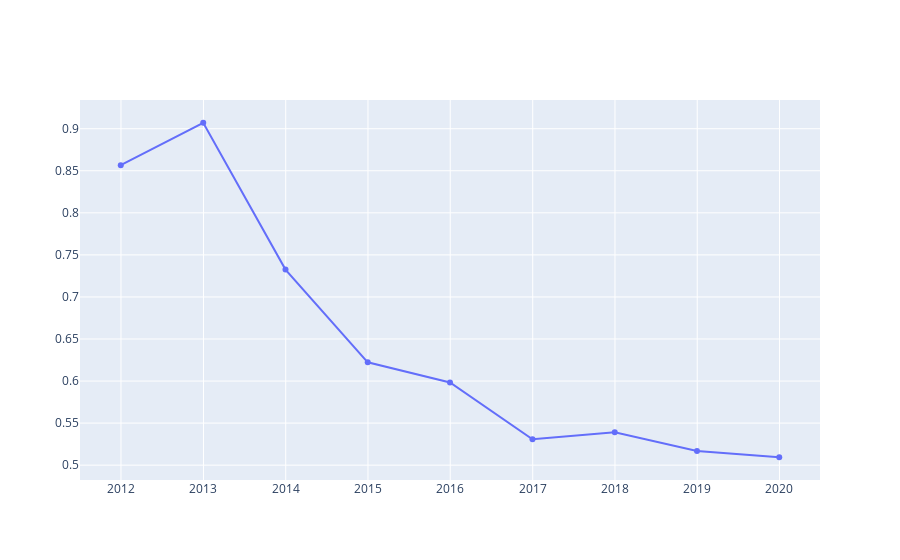

Notebook code for this chart:
### Markdown cell above
## 周转率

### Code cell
fig = go.Figure()
fig.add_trace(go.Scatter(x=data_df.index, y=data_df.assets_turn,name='assets_turn'))
# fig.add_trace(go.Scatter(x=data_df.index, y=data_df.grossprofit_margin,name='grossprofit_margin', yaxis='y2'))
# fig.update_layout(yaxis2=dict(anchor='x', overlaying='y', side='right')#设置坐标轴的格式，一般次坐标轴在右侧)
fig.show()

### Figure 1 — Plotly figure (JSON) as saved in the notebook; plotly's stock layout.template omitted (floating-point values rounded to 4 significant figures)
{"data": [{"name": "assets_turn", "type": "scatter", "x": ["2011-12-31", "2012-12-31", "2013-12-31", "2014-12-31", "2015-12-31", "2016-12-31", "2017-12-31", "2018-12-31", "2019-12-31"], "y": [0.8567, 0.9071, 0.7325, 0.6223, 0.5983, 0.5307, 0.5391, 0.5169, 0.5094]}], "layout": {}}
